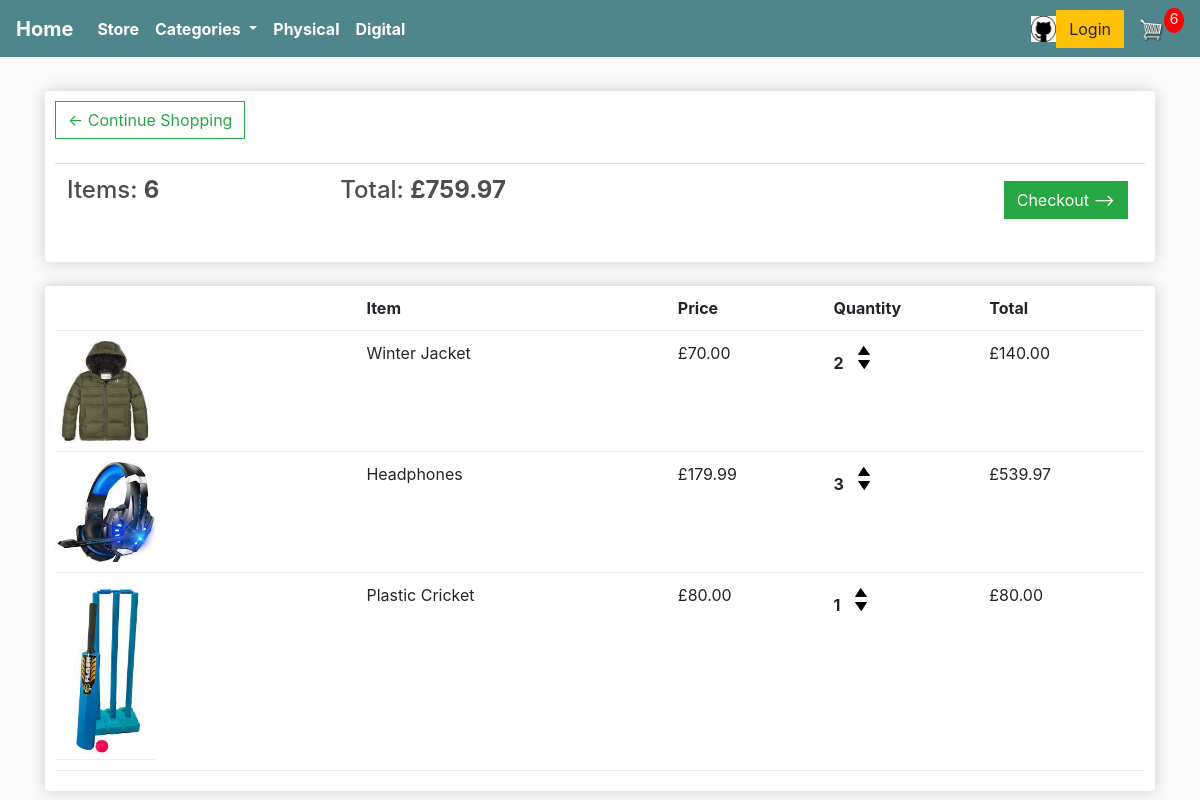
The app's page /cart/ (signed in) with its own data.
### store/models.py (models this page shows, shortened)
class Order(models.Model):
    customer = models.ForeignKey(Customer, on_delete=models.SET_NULL, null=True, blank=True)
    date_ordered = models.DateTimeField(auto_now_add=True)
    complete = models.BooleanField(default=False)
    transaction_id = models.CharField(max_length=100, null=True)
    @property
    def get_cart_total(self):
        orderitems = self.orderitem_set.all()
        total = sum([item.get_total for item in orderitems])
        return total
    @property
    def get_cart_items(self):
        orderitems = self.orderitem_set.all()
        total = sum([item.quantity for item in orderitems])
        return total

class OrderItem(models.Model):
    product = models.ForeignKey(Product, on_delete=models.SET_NULL, null=True, blank=True)
    order = models.ForeignKey(Order, on_delete=models.SET_NULL, null=True, blank=True)
    quantity = models.IntegerField(default=0, null=True, blank=True)
    date_added = models.DateTimeField(auto_now_add=True)
    @property
    def get_total(self):
        total = self.product.price * self.quantity
        return total

class Product(models.Model):
    name = models.CharField(max_length=20, null=True)
    price = models.DecimalField(max_digits=6, decimal_places=2)
    digital = models.BooleanField(default=False, null=True, blank=True)
    category = models.CharField(max_length=30, null=True)
    second_category = models.CharField(max_length=30, null=True, blank=True)
    image = models.ImageField(null=True, blank=True)
    description = models.TextField(max_length=1000, null=True)
    @property
    def imageURL(self):
        try:
            url = self.image.url
        except:
            url = ''
        return url

### store/views.py (the view)
# urls.py: path('cart/', views.cart, name="cart"),
def cart(request):
    data = cartData(request)
    cartItems = data['cartItems']
    order = data['order']
    items = data['items']
    context = {'items': items, 'order': order, 'cartItems': cartItems}
    return render(request, 'store/cart.html', context)

### store/utils.py (called while the page is built)
def cartData(request):
    if request.user.is_authenticated:
        customer = request.user.customer
        order, created = Order.objects.get_or_create(customer=customer, complete=False)
        items = order.orderitem_set.all()
        cartItems = order.get_cart_items
    else:
        cookieData = cookieCart(request)
        cartItems = cookieData['cartItems']
        order = cookieData['order']
        items = cookieData['items']
    return {'cartItems': cartItems, 'order': order, 'items': items}

### store/templates/store/cart.html
{% extends 'store/main.html' %}
{% load static %}
{% block content %}
    <div class="row">
        <div class="col-lg-12">
            <div class="box-element">
                <a  class="btn btn-outline-success" href="{% url 'store' %}">&#x2190; Continue Shopping</a>
                <br>
                <br>
                <table class="table">
                    <tr>
                        <th><h4>Items: <strong>{{order.get_cart_items}}</strong></h4></th>
                        <th><h4>Total: <strong>£{{order.get_cart_total|floatformat:2}}</strong></h4></th>
                        <th>
                            <a  style="float:right; margin:5px;" class="btn btn-success" href="{% url 'checkout' %}">
                                Checkout --></a>
                        </th>
                    </tr>
                </table>
            </div>
            <br>
            <div class="box-element">
                <div class="cart-row">
                    <div style="flex:2"></div>
                    <div style="flex:2"><strong>Item</strong></div>
                    <div style="flex:1"><strong>Price</strong></div>
                    <div style="flex:1"><strong>Quantity</strong></div>
                    <div style="flex:1"><strong>Total</strong></div>
                </div>
                {% for item in items %}
                    <div class="cart-row">
                        <div style="flex:2"><img class="row-image" src="{{item.product.imageURL}}"></div>
                        <div style="flex:2"><p>{{item.product.name}}</p></div>
                        <div style="flex:1"><p>£{{item.product.price|floatformat:2}}</p></div>
                        <div style="flex:1">
                            <p class="quantity">{{item.quantity}}</p>
                            <div class="quantity">
                                <img data-product="{{item.product.id}}" data-action="add"
                                     class="chg-quantity update-cart" src="{% static  'images/up-arrow.png' %}">
                                <img data-product="{{item.product.id}}" data-action="remove"
                                     class="chg-quantity update-cart" src="{% static  'images/down-arrow.png' %}">
                            </div>
                        </div>
                        <div style="flex:1"><p>£{{item.get_total|floatformat:2}}</p></div>
                    </div>
                {% endfor %}
            </div>
        </div>
    </div>
{% endblock content %}

### static/css/main.css (style rules this page uses)
body { background-color: hsl(0, 0%, 98%); }
h1,h2,h3,h4,h5,h6 { color:hsl(0, 0%, 30%); }
.box-element { box-shadow:hsl(0, 0%, 80%) 0 0 16px; background-color: #fff; border-radius: 4px; padding: 10px; }
.col-lg-4, .col-lg-6, .col-lg-8, .col-lg-12 { margin-top: 10px; }
.btn { border-radius: 0; }
.row-image { width: 100px; }
.cart-row { display: flex; align-items: flex-stretch; padding-bottom: 10px; margin-bottom: 10px; border-bottom: 1px solid #ececec; }
.quantity { display: inline-block; font-weight: 700; padding-right: 10px; }
.chg-quantity { width: 12px; cursor: pointer; display: block; margin-top: 5px; transition:.1s; }

### records on screen
Order: get_cart_items "6", get_cart_total "759.97"
OrderItem: product.imageURL (picture), product.name "Winter Jacket", product.price "70.00", quantity "2", get_total "140.00"
OrderItem: product.imageURL (picture), product.name "Headphones", product.price "179.99", quantity "3", get_total "539.97"
OrderItem: product.imageURL (picture), product.name "Plastic Cricket", product.price "80.00", quantity "1", get_total "80.00"

### other values on screen
{{ cartItems }} "6"
